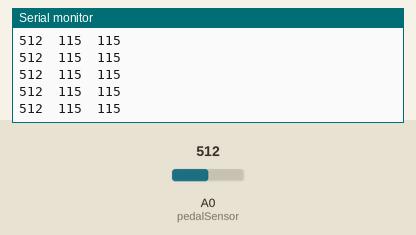
A sketch run on a simulated Arduino Uno, built with avr-gcc and run on an emulated ATmega328P. Parts: the last lines printed to the serial monitor. The inputs (shaded band) are chosen by the test bench; at power-on: A0 (pedalSensor) = 512.

Above: at 1.2 s.
1.3 s: A0 (pedalSensor) set to 489
At 1.8 s:
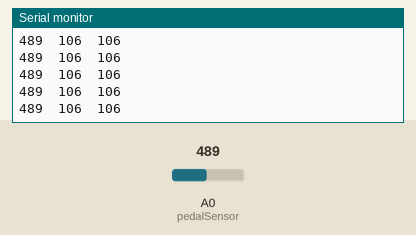
2.8 s: A0 (pedalSensor) set to 455
At 3.4 s:
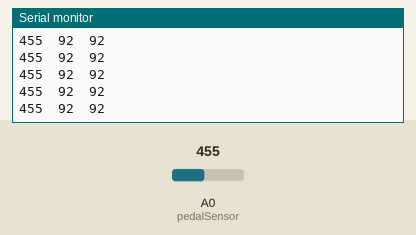
4.3 s: A0 (pedalSensor) set to 267
At 5.3 s:
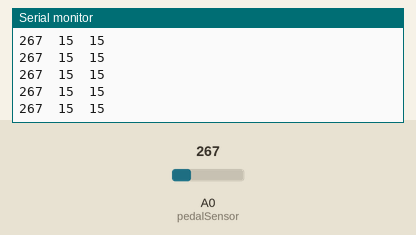
7.3 s: A0 (pedalSensor) set to 245
At 8.1 s:
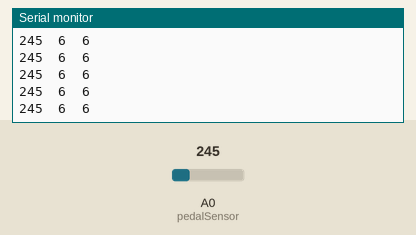
8.8 s: A0 (pedalSensor) set to 216
At 9.8 s:
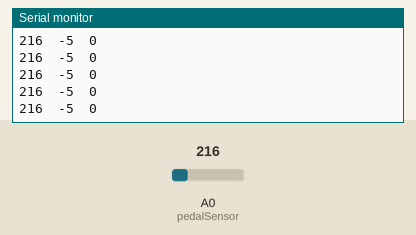
Timing chart, 0 to 11.8 s (numbered marks = the images above; inputs shaded):
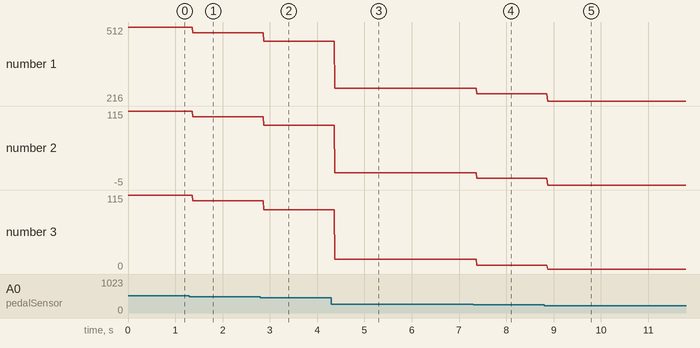

The sketch:

1._pedal.ino
```cpp
const int pedalSensor = A0;
int pedalVal = 0;

void setup() {
  //통신 설정
  Serial.begin(9600); // 시리얼 통신
}

void loop() {
  pedalVal = analogRead(pedalSensor);
  Serial.print(pedalVal);
  Serial.print("  ");
  pedalVal = map(pedalVal, 230, 850, 0, 255);
  Serial.print(pedalVal);
  Serial.print("  ");
  pedalVal = constrain(pedalVal, 0, 255);
  Serial.println(pedalVal);
}
```

Measured:
- after the input at 1.3 s, the serial monitor: prints a new line after 0.07 s (image 1)
- after the input at 2.8 s, the serial monitor: prints a new line after 0.07 s (image 2)
- after the input at 4.3 s, the serial monitor: prints a new line after 0.07 s (image 3)
- after the input at 7.3 s, the serial monitor: prints a new line after 0.07 s (image 4)
- after the input at 8.8 s, the serial monitor: prints a new line after 0.07 s (image 5)
- plotted number 1: 512 → 489 after the input at 1.3 s, 489 → 455 after the input at 2.8 s, 455 → 267 after the input at 4.3 s, 267 → 245 after the input at 7.3 s, 245 → 216 after the input at 8.8 s
- plotted number 2: 115 → 106 after the input at 1.3 s, 106 → 92 after the input at 2.8 s, 92 → 15 after the input at 4.3 s, 15 → 6 after the input at 7.3 s, 6 → -5 after the input at 8.8 s
- plotted number 3: 115 → 106 after the input at 1.3 s, 106 → 92 after the input at 2.8 s, 92 → 15 after the input at 4.3 s, 15 → 6 after the input at 7.3 s, 6 → 0 after the input at 8.8 s
